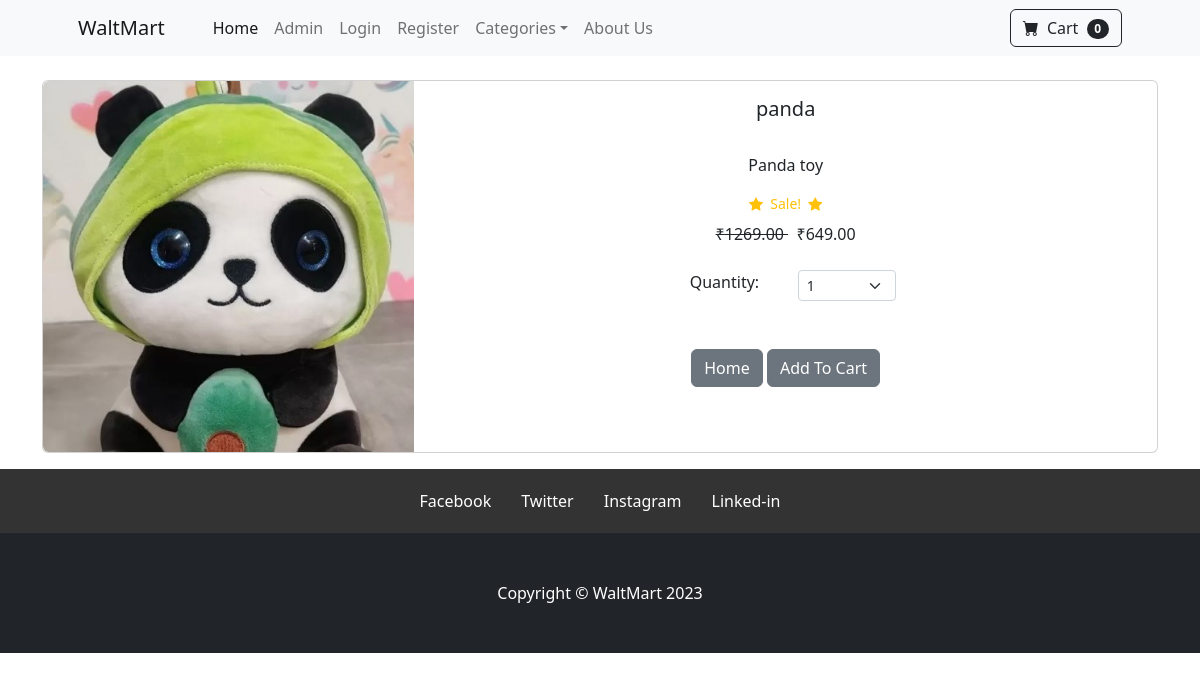
The app's page /product/2 with its own data.
### store/models.py (models this page shows, shortened)
class Product(models.Model):
    name = models.CharField(max_length=100)
    price = models.DecimalField(default=0, decimal_places=2, max_digits=6)
    category = models.ForeignKey(Category, on_delete=models.CASCADE, default=1)
    description = models.CharField(max_length=250, default='', blank=True, null=True)
    image = models.ImageField(upload_to='uploads/product/')
    is_sale = models.BooleanField(default=False)
    sale_price = models.DecimalField(default=0, decimal_places=2, max_digits=6)

### store/views.py (the view)
# urls.py: path('product/<int:pk>', views.product, name='product'),#pk = > passing primary key to url
def product(request, pk):
    product = Product.objects.get(id=pk)
    return render(request, 'product.html', {'product': product})

### cart/cart.py (called while the page is built)
	def __len__(self):
		return len(self.cart)

### cart/context_processors.py (called while the page is built)
def cart(request):
	return {'cart': Cart(request)}

### templates/product.html (shortened to what this page needs)
{% extends 'base.html' %}
{% block content %}
<div class="container">
<br/>
<div class="card mb-3">
  <div class="row g-0">
    <div class="col-md-4">
      <img src="{{ product.image.url }}" class="img-fluid rounded-start" alt="...">
    </div>
    <div class="col-md-8">
      <div class="card-body">
        <center>
        <h5 class="card-title">{{ product.name }}</h5>
        <br/>
        <p class="card-text justified">{{ product.description }}</p>
        {% if product.is_sale %}
        <div class="d-flex justify-content-center small text-warning mb-2">
                <div class="bi-star-fill"></div>
                &nbsp;&nbsp;Sale!&nbsp;&nbsp;
                <div class="bi-star-fill"></div>
                </div>
                <strike>
                ₹{{ product.price }}
                </strike>
                &nbsp;
                ₹{{ product.sale_price }}
        {% else %}
            ₹{{ product.price }}
        {% endif %}
            <br/><br/>
<div class="row justify-content-center">
    <div class="col-md-2">Quantity:</div>
                <div class="col-md-2">
                <select class="form-select form-select-sm" id="qty-cart">
                  <option value="1">1</option>
                </select>
                </div>
            </div>
            <br/><br/>
        <a href="{% url 'index'%}" class="btn btn-secondary">Home</a>
       <button type="button" value="{{ product.id }}" class="btn btn-secondary" id="add-cart">Add To Cart</button>
    </center>
      </div>
    </div>
  </div>
</div>
</div>
{% endblock %}

### records on screen
Product: image (picture), name "panda", description "Panda toy", price "1269.00", sale_price "649.00"

### other values on screen
{{ cart|length }} "0"
